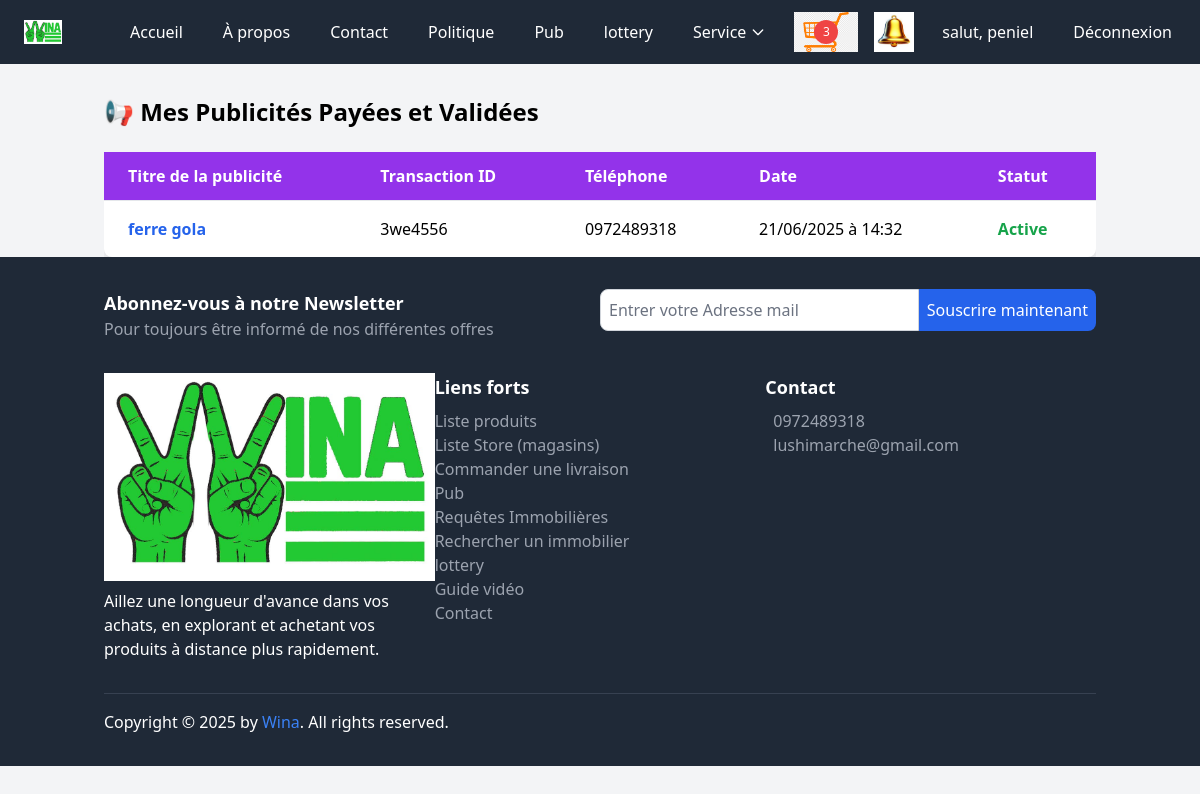
Page /mes-publicites-payees/ (signed in) on the committed database.
### core/models.py (models this page shows, shortened)
class Cart(models.Model):
    user = models.ForeignKey(settings.AUTH_USER_MODEL, on_delete=models.CASCADE, related_name='carts')
    country = models.ForeignKey(Country, on_delete=models.CASCADE, related_name='carts')
    created_at = models.DateTimeField(auto_now_add=True)
    is_ordered = models.BooleanField(default=False)
    is_active = models.BooleanField(default=True)
    def get_item_count(self):
        return sum(item.quantity for item in self.items.all())

class CartItem(models.Model):
    cart = models.ForeignKey(Cart, on_delete=models.CASCADE, related_name='items')
    product = models.ForeignKey(Product, on_delete=models.CASCADE)
    quantity = models.PositiveIntegerField(default=1)  # Définir un valeur par défaut de 1

class CustomUser(AbstractUser):
    email = models.EmailField(unique=True)
    profile_pic = models.ImageField(upload_to="p_img", blank=True, null=True)
    address = models.CharField(max_length=50, blank=True, null=True)
    phone = models.CharField(max_length=11, blank=True, null=True)
    commune = models.CharField(max_length=50, blank=True, null=True)
    city = models.ForeignKey(City, on_delete=models.SET_NULL, null=True, blank=True)
    country = models.ForeignKey(Country, on_delete=models.SET_NULL, null=True, blank=True)
    interests = models.TextField(blank=True, null=True)
    USERNAME_FIELD = 'email'
    REQUIRED_FIELDS = ['username']

class AdvertisementPayment(models.Model):
    advertisement = models.OneToOneField("Advertisement", on_delete=models.CASCADE, related_name="payment")
    transaction_id = models.CharField(max_length=100)
    phone_number = models.CharField(max_length=20)
    user = models.ForeignKey(settings.AUTH_USER_MODEL, on_delete=models.CASCADE)
    created_at = models.DateTimeField(auto_now_add=True)
    is_validated = models.BooleanField(default=False)  # à cocher par l’admin

class Advertisement(models.Model):
    MEDIA_CHOICES = [
        ('image', 'Image'),
        ('video', 'Vidéo'),
    ]
    user = models.ForeignKey(
        settings.AUTH_USER_MODEL,
        on_delete=models.CASCADE,
        related_name='advertisements'
    )
    title = models.CharField(max_length=255)
    description = models.TextField()
    media_type = models.CharField(max_length=10, choices=MEDIA_CHOICES)
    media_file = models.FileField(upload_to='ads/')
    thumbnail_url = models.ImageField(upload_to='thumbnails/', null=True, blank=True)
    url = models.URLField(blank=True, null=True)
    slug = models.SlugField(unique=True, blank=True)
    likes_count = models.PositiveIntegerField(default=0)
    comments_count = models.PositiveIntegerField(default=0)
    shares_count = models.PositiveIntegerField(default=0)
    visits_count = models.PositiveIntegerField(default=0)
    created_at = models.DateTimeField(auto_now_add=True)
    target_all_users = models.BooleanField(default=True)
    target_country = models.ForeignKey('Country', on_delete=models.SET_NULL, null=True, blank=True, related_name='ads_targeted')
    target_city = models.ForeignKey('City', on_delete=models.SET_NULL, null=True, blank=True, related_name='ads_targeted')
    store = models.ForeignKey('Store', on_delete=models.SET_NULL, null=True, blank=True, related_name='ads')
    max_likes = models.PositiveIntegerField(blank=True, null=True)
    max_shares = models.PositiveIntegerField(blank=True, null=True)
    max_comments = models.PositiveIntegerField(blank=True, null=True)
    max_interactions = models.PositiveIntegerField(
        blank=True, null=True,
        help_text="Valeur identique appliquée à chaque type : likes, shares, comments"
    )
    is_active = models.BooleanField(default=True)
    def get_absolute_url(self):
      return reverse('advertisement_detail', kwargs={'slug': self.slug})

### base/views.py (the view)
# urls.py: path('mes-publicites-payees/', views.advertisement_payment_list_view, name='advertisement_payment_list'),
def advertisement_payment_list_view(request):
    user = request.user
    payments_qs = AdvertisementPayment.objects.filter(
        user=request.user, is_validated=True
    ).select_related('advertisement').order_by('-created_at')
    paginator = Paginator(payments_qs, 6)
    page = request.GET.get('page')
    try:
        payments = paginator.page(page)
    except PageNotAnInteger:
        payments = paginator.page(1)
    except EmptyPage:
        payments = paginator.page(paginator.num_pages)
    if user.is_authenticated:
        featured_stores = FeaturedStore.objects.filter(
            Q(show_in_all=True) |
            Q(show_in_all=False, store__country=user.country) |
            Q(show_in_all=False, store__city=user.city)
        ).select_related('store', 'store__country', 'store__city').order_by('-created_at')
    else:
        featured_stores = FeaturedStore.objects.filter(
            show_in_all=True
        ).select_related('store', 'store__country', 'store__city').order_by('-created_at')
    return render(request, 'base/advertisement_payment_list.html', {
        'payments': payments,
        'featured_stores': featured_stores,
    })

### core/context_processors.py (called while the page is built)
def cart(request):
    if request.user.is_authenticated:
        cart = get_or_create_cart(request.user)
    else:
        cart = None
    return {'cart': cart}

def unread_notifications_count(request):
    if request.user.is_authenticated:
        hidden_ids = UserNotificationHide.objects.filter(user=request.user).values_list('notification_id', flat=True)
        count = Notification.objects.filter(user=request.user, is_read=False).exclude(id__in=hidden_ids).count()
        return {'unread_notifications_count': count}
    return {}

### core/utils.py (called while the page is built)
def get_or_create_cart(user):
    cart, created = Cart.objects.get_or_create(user=user, is_active=True)
    return cart

### base/templates/base/advertisement_payment_list.html (shortened to what this page needs)
{% extends "base.html" %}
{% block content %}
<div class="container mx-auto mt-8 px-4">
  <h2 class="text-2xl font-bold mb-6">📢 Mes Publicités Payées et Validées</h2>
  {% if payments %}
  <div class="overflow-x-auto">
    <table class="min-w-full table-auto bg-white shadow-lg rounded-lg">
      <thead class="bg-purple-600 text-white">
        <tr>
          <th class="px-6 py-3 text-left">Titre de la publicité</th>
          <th class="px-6 py-3 text-left">Transaction ID</th>
          <th class="px-6 py-3 text-left">Téléphone</th>
          <th class="px-6 py-3 text-left">Date</th>
          <th class="px-6 py-3 text-left">Statut</th>
        </tr>
      </thead>
      <tbody>
        {% for payment in payments %}
        <tr class="border-t hover:bg-gray-50">
          <td class="px-6 py-4">
            <a href="{{ payment.advertisement.get_absolute_url }}" class="text-blue-600 hover:underline font-semibold">
              {{ payment.advertisement.title }}
            </a>
          </td>
          <td class="px-6 py-4">{{ payment.transaction_id }}</td>
          <td class="px-6 py-4">{{ payment.phone_number }}</td>
          <td class="px-6 py-4">{{ payment.created_at|date:"d/m/Y à H:i" }}</td>
          <td class="px-6 py-4">
            {% if payment.advertisement.is_active %}
              <span class="text-green-600 font-semibold">Active</span>
            {% else %}
              <span class="text-red-500 font-semibold">Désactivée</span>
            {% endif %}
          </td>
        </tr>
        {% endfor %}
      </tbody>
    </table>
  </div>
  {% else %}
  <div class="text-center mt-10">
    <p class="text-gray-600 text-lg">Aucune publicité validée pour l'instant.</p>
  </div>
  {% endif %}
</div>
{% endblock %}

### templates/base.html (shortened to what this page needs)
{% load static tailwind_tags %}
{% load static %}
<!DOCTYPE html>
<html lang="fr">
<head>
    <link href='https://unpkg.com/boxicons@2.1.4/css/boxicons.min.css' rel='stylesheet'>
    <link rel="stylesheet" href="{% static 'css/dist/styles.css' %}">
    {% tailwind_css %}
</head>
<body class="bg-gray-100">
    <nav class="bg-gray-800 text-white">
        <div class="max-w-7xl mx-auto px-4 py-3 flex justify-between items-center">
            <a href="{% url 'index' %}" class="text-gray hover:underline flex items-center bg-white-800 p-2 rounded">
                <img src="{% static 'img/logoo.png' %}" alt="Logo" class="h-6 mr-2">
            </a>
            <div class="hidden md:flex space-x-4">
                <a href="{% url 'index' %}" class="hover:bg-gray-700 px-3 py-2 rounded">Accueil</a>
                <a href="{% url 'apropos' %}" class="hover:bg-gray-700 px-3 py-2 rounded">À propos</a>
                <a href="{% url 'contact' %}" class="hover:bg-gray-700 px-3 py-2 rounded">Contact</a>
                <a href="{% url 'politique' %}" class="hover:bg-gray-700 px-3 py-2 rounded">Politique</a>
                <a href="{% url 'advertisement_list_wina' %}" class="hover:bg-gray-700 px-3 py-2 rounded">Pub</a>
                <a href="{% url 'lottery_list' %}" class="hover:bg-gray-700 px-3 py-2 rounded">lottery</a>
<div class="relative">
    <button class="hover:bg-gray-700 px-3 py-2 rounded inline-flex items-center" id="immoDropdownButton">
       Service
        <svg class="ml-1 w-4 h-4" fill="none" stroke="currentColor" viewBox="0 0 24 24" xmlns="http://www.w3.org/2000/svg">
            <path stroke-linecap="round" stroke-linejoin="round" stroke-width="2" d="M19 9l-7 7-7-7"></path>
        </svg>
    </button>
</div>
<a href="{% url 'cart_detail_wina' %}" class="relative inline-block">
    <span class="cart-items-count absolute top-1/2 left-1/2 bg-red-500 text-white rounded-full w-6 h-6 flex items-center justify-center text-xs transform -translate-x-1/2 -translate-y-1/2">
        {{ cart.get_item_count }}
    </span>
</a>
{% if user.is_authenticated %}
<a href="{% url 'notifications_list' %}" class="relative inline-block">
    <img src="{% static 'img/belll.jpg' %}" alt="Notifications" class="w-10 h-10">
</a>
{% endif %}
                {% if request.user.is_authenticated %}
                    <a href="{% url 'profile' %}" class="hover:bg-gray-700 px-3 py-2 rounded">salut, {{ request.user.username }}</a>
                    <a href="{% url 'logout' %}" class="hover:bg-gray-700 px-3 py-2 rounded">Déconnexion</a>
                {% else %}
                    <a href="{% url 'signup' %}" class="hover:bg-gray-700 px-3 py-2 rounded">S'inscrire</a>
                    <a href="{% url 'login' %}" class="hover:bg-gray-700 px-3 py-2 rounded">Connexion</a>
                {% endif %}
            </div>
        </div>
    </nav>
      {% block content %}{% endblock content %}
    <footer class="bg-gray-800 text-white py-8">
        <div class="container mx-auto px-4">
            <div class="mb-8">
                <div class="flex flex-col md:flex-row">
                    <div class="md:w-1/2 mb-4 md:mb-0">
                        <h3 class="text-lg font-bold">Abonnez-vous à notre Newsletter</h3>
                        <p class="text-gray-400">Pour toujours être informé de nos différentes offres</p>
                    </div>
                    <div class="md:w-1/2">
                        <form action="https://api.web3forms.com/submit" method="POST" class="flex">
                            <input type="email" name="email" placeholder="Entrer votre Adresse mail" required class="flex-1 p-2 rounded-l-lg border border-gray-300" />
                            <button class="bg-blue-600 text-white p-2 rounded-r-lg">Souscrire maintenant</button>
                        </form>
                    </div>
                </div>
            </div>
            <div class="flex flex-col md:flex-row mb-8">
                <div class="md:w-1/3 mb-4 md:mb-0">
                    <div class="footer-logo mb-2">
                        <img class="img-fluid" src="{% static 'img/logoo.png' %}" alt="">
                    </div>
                    <p>Aillez une longueur d'avance dans vos achats, en explorant et achetant vos produits à distance plus rapidement.</p>
                </div>
                <div class="md:w-1/3 mb-4 md:mb-0">
                    <h3 class="text-lg font-bold">Liens forts</h3>
                    <ul class="mt-2">
                        <li><a href="{% url 'product_list_wina' %}" class="text-gray-400 hover:text-white">Liste produits</a></li>
                        <li><a href="{% url 'store_list_wina' %}" class="text-gray-400 hover:text-white">Liste Store (magasins)</a></li>
                        <li><a href="{% url 'creer_commande' %}" class="text-gray-400 hover:text-white">Commander une livraison</a></li>
                        <li><a href="{% url 'advertisement_list_wina' %}" class="text-gray-400 hover:text-white">Pub</a></li>
                        <li><a href="{% url 'requete_list' %}" class="text-gray-400 hover:text-white">Requêtes Immobilières</a></li>
                        <li><a href="{% url 'requete_create' %}" class="text-gray-400 hover:text-white">Rechercher un immobilier</a></li>
                        <li><a href="{% url 'lottery_list' %}" class="text-gray-400 hover:text-white">lottery</a></li>
                        <li><a href="{% url 'video_list' %}" class="text-gray-400 hover:text-white">Guide vidéo</a></li>
                        <li><a href="{% url 'contact' %}" class="text-gray-400 hover:text-white">Contact</a></li>
                    </ul>
                </div>
                <div class="md:w-1/3">
                    <h3 class="text-lg font-bold">Contact</h3>
                    <div class="mt-2">
                        <p class="flex items-center"><a href="callto:+243 97 24 89 318" class="text-gray-400 hover:text-white">0972489318</a></p>
                        <p class="flex items-center"><a href="mailto:lushimarche@gmail.com" class="text-gray-400 hover:text-white">lushimarche@gmail.com</a></p>
                    </div>
                </div>
            </div>
            <div class="border-t border-gray-700 pt-4">
                <div class="flex justify-between items-center">
                    <div>
                        <p class="mb-0">Copyright © 2025 by <a href="#" class="text-blue-500 hover:underline">Wina</a>. All rights reserved.</p>
                    </div>
                </div>
            </div>
        </div>
    </footer>
</body>
</html>

### rows in the picture
Cart: get_item_count "3"
CustomUser: user.username "peniel"
AdvertisementPayment: advertisement "ferre gola", transaction_id "3we4556", phone_number "0972489318", created_at "21/06/2025 à 14:32", shows "Active"
